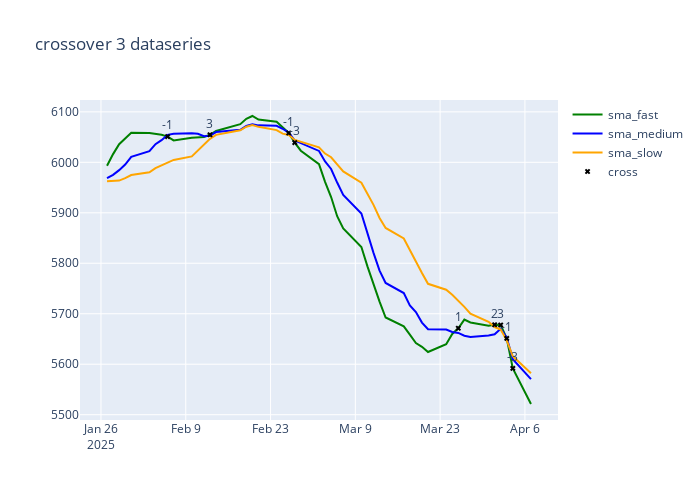

The notebook cell this image was saved under:
### Code cell
dfchart = df.iloc[-50:].copy()
dfchart["sma_crossover3_changed"] = np.where(dfchart["sma_crossover3"] != 0, dfchart["sma_fast"], None)

# -- labels with name
# labels = {3: "bullish", 2: "accumulation", 1: "recovery", -1: "warning", -2: "distribution", -3: "bearish"}
# dfchart["sma_crossover3_label"] = df["sma_crossover3"].map(labels)

# -- labels with number
dfchart["sma_crossover3_label"] = df["sma_crossover3"]

x = dfchart.index

fig = go.Figure()
fig.add_trace(go.Scatter(x=x, name="sma_fast", y=dfchart["sma_fast"], line=dict(color="green")))
fig.add_trace(go.Scatter(x=x, name="sma_medium", y=dfchart["sma_medium"], line=dict(color="blue")))
fig.add_trace(go.Scatter(x=x, name="sma_slow", y=dfchart["sma_slow"], line=dict(color="orange")))
fig.add_trace(
    go.Scatter(
        x=x,
        name="cross",
        y=dfchart["sma_crossover3_changed"],
        mode="markers+text",
        marker=dict(size=5, symbol="x", color="black"),
        text=dfchart["sma_crossover3_label"],
        textposition="top center",
    )
)

fig.update_layout(width=700, height=500, title="crossover 3 dataseries")
fig.show()
